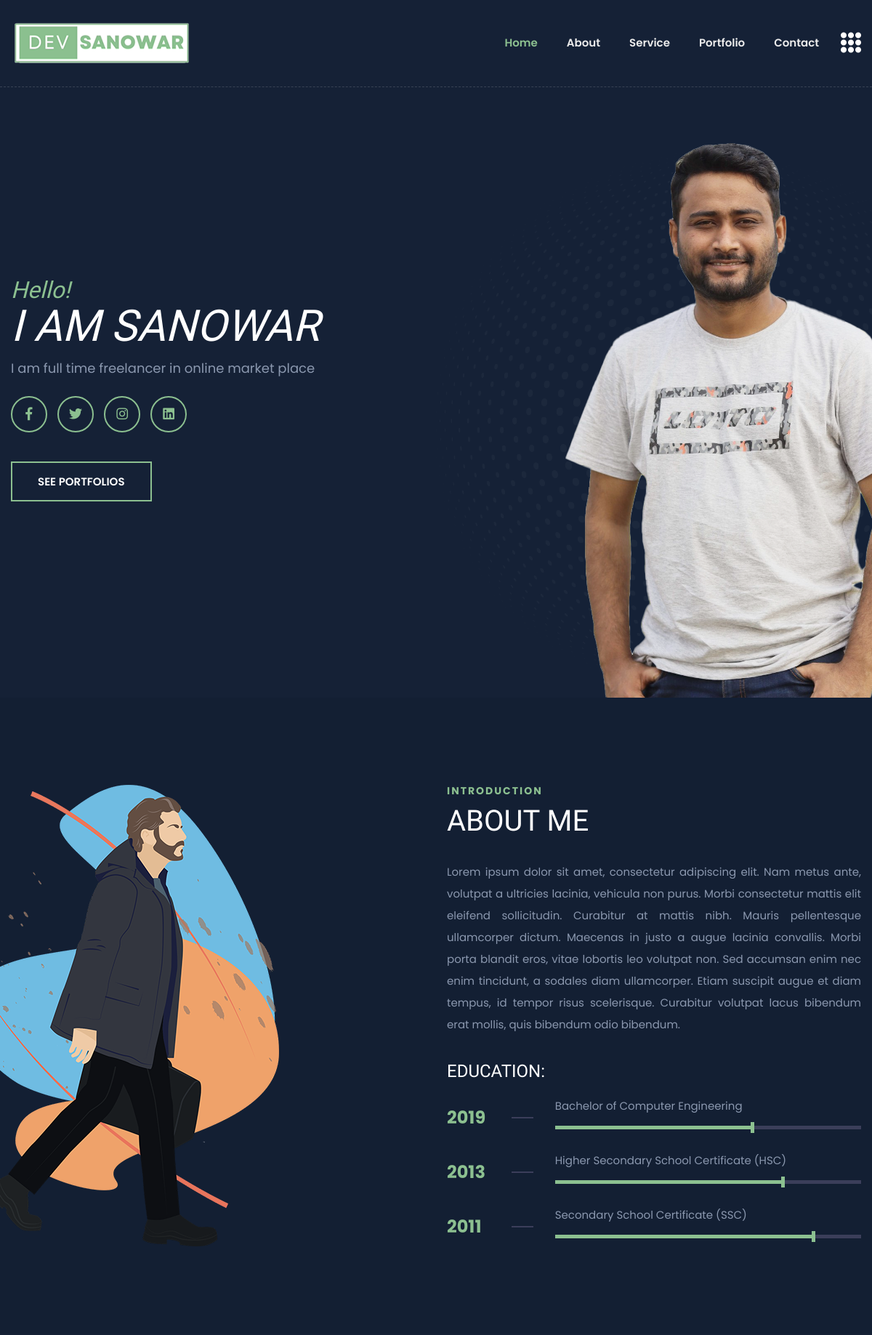
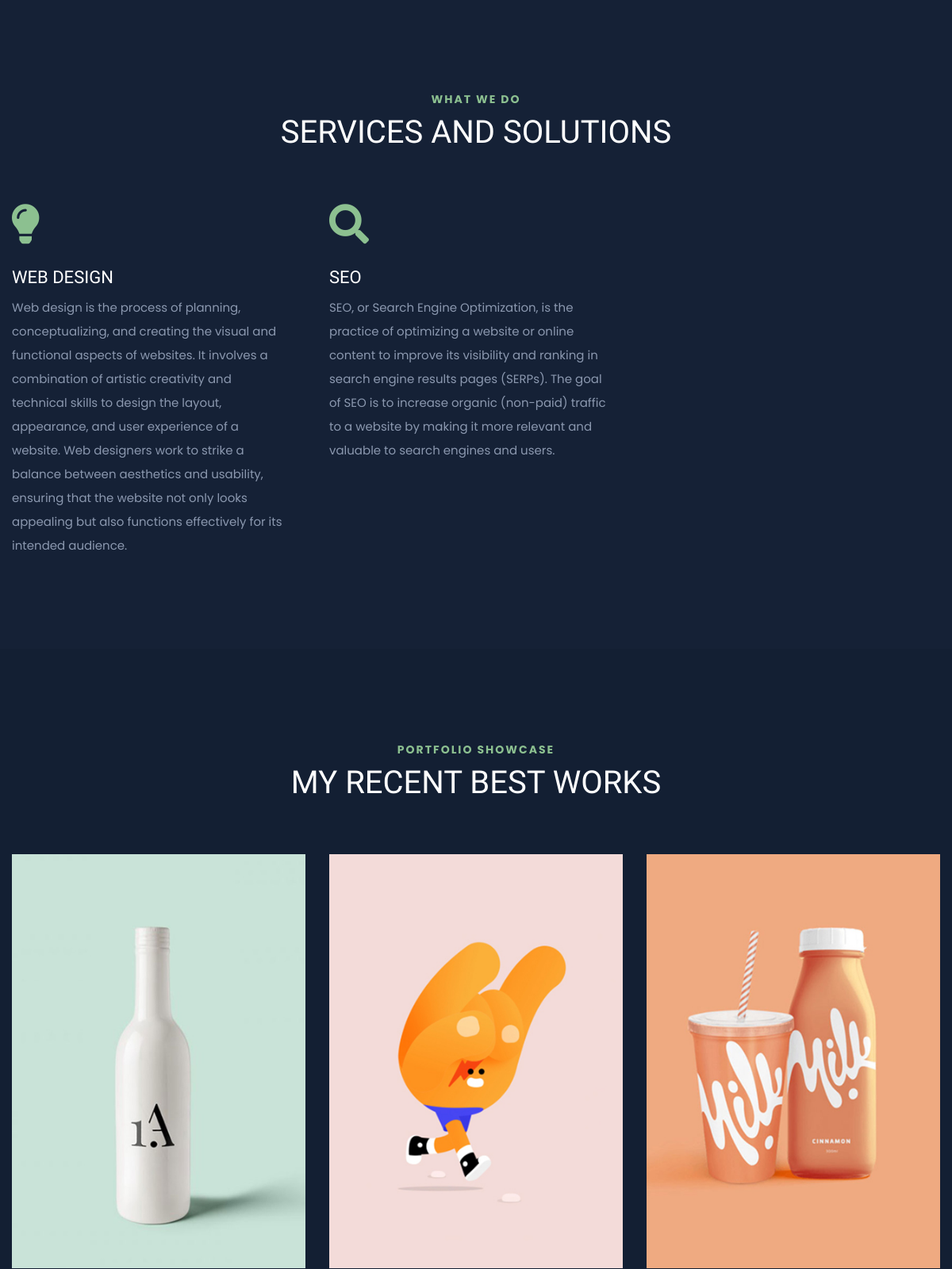
The page / (upper part) on the database its author committed (2 pictures, top to bottom).
### tables this page shows
CREATE TABLE `pro_logos` (
  `id` int(11) NOT NULL,
  `logo_image` varchar(100) NOT NULL
);

CREATE TABLE `pro_banners` (
  `id` int(11) NOT NULL,
  `banner_title` varchar(255) NOT NULL,
  `banner_description` longtext NOT NULL,
  `facebook_url` varchar(100) NOT NULL,
  `instagram_url` varchar(100) NOT NULL,
  `linkedin_url` varchar(100) NOT NULL,
  `twitter_url` varchar(100) NOT NULL,
  `portfolio_url` varchar(100) NOT NULL,
  `banner_image` varchar(100) NOT NULL DEFAULT 'banner_person_image.jpg'
);

CREATE TABLE `pro_abouts` (
  `id` int(11) NOT NULL,
  `about_description` text NOT NULL,
  `ssc_passing_year` varchar(100) NOT NULL,
  `ssc_certificate_name` varchar(255) NOT NULL,
  `ssc_grade` varchar(100) NOT NULL,
  `hsc_passing_year` varchar(100) NOT NULL,
  `hsc_certificate_name` varchar(255) NOT NULL,
  `hsc_grade` varchar(100) NOT NULL,
  `honors_passing_year` varchar(100) NOT NULL,
  `honors_certificate_name` varchar(255) NOT NULL,
  `honors_grade` varchar(100) NOT NULL,
  `about_image` varchar(100) NOT NULL,
  `about_status` varchar(100) NOT NULL
);

CREATE TABLE `pro_services` (
  `id` int(11) NOT NULL,
  `service_title` varchar(255) NOT NULL,
  `service_description` text NOT NULL,
  `service_icon` varchar(100) NOT NULL,
  `service_status` varchar(100) NOT NULL
);

CREATE TABLE `pro_portfolio_categories` (
  `id` int(11) NOT NULL,
  `category_name` varchar(200) NOT NULL,
  `category_slug` varchar(100) NOT NULL,
  `category_status` varchar(100) NOT NULL
);

CREATE TABLE `pro_portfolios` (
  `id` int(11) NOT NULL,
  `category_id` int(11) NOT NULL,
  `portfolio_title` varchar(250) NOT NULL,
  `portfolio_slug` varchar(250) NOT NULL,
  `portfolio_description` text NOT NULL,
  `portfolio_image` varchar(255) NOT NULL,
  `portfolio_status` varchar(100) NOT NULL
);

### index.php (the view, shortened to what this page needs)
<?php
require_once('frontend/header.php');
require_once('config/db.php');
?>
            <section id="home" class="banner-area banner-bg fix">
                <div class="container">
                    <div class="row align-items-center">
                    <?php
                        $select_banner_image_query = "SELECT * FROM pro_banners";
                        $select_banner_query_run = mysqli_query($db_con, $select_banner_image_query);
                    ?>
                    <?php foreach($select_banner_query_run as $banner_item) : ?>
                        <div class="col-xl-7 col-lg-6">
                            <div class="banner-content">
                                <h6 class="wow fadeInUp" data-wow-delay="0.2s"><?php echo strtok($banner_item['banner_title'], " "); ?></h6>
                                <h2 class="wow fadeInUp" data-wow-delay="0.4s"><?php echo substr(strstr($banner_item['banner_title']," "), 1);?></h2>
                                <p class="wow fadeInUp" data-wow-delay="0.6s"><?php echo $banner_item['banner_description']?></p>
                                <div class="banner-social wow fadeInUp" data-wow-delay="0.8s">
                                    <ul>
                                        <li><a href="<?php echo $banner_item['facebook_url']?>"><i class="fab fa-facebook-f"></i></a></li>
                                        <li><a href="<?php echo $banner_item['twitter_url']?>"><i class="fab fa-twitter"></i></a></li>
                                        <li><a href="<?php echo $banner_item['instagram_url']?>"><i class="fab fa-instagram"></i></a></li>
                                        <li><a href="<?php echo $banner_item['linkedin_url']?>"><i class="fa-brands fa-linkedin"></i></a></li>
                                    </ul>
                                </div>
                                <a href="<?php echo $banner_item['portfolio_url']?>" class="btn wow fadeInUp" data-wow-delay="1s">SEE PORTFOLIOS</a>
                            </div>
                        </div>
                        <div class="col-xl-5 col-lg-6 d-none d-lg-block">
                            <div class="banner-img text-right">
                                <img src="<?php echo 'backend/assets/images/banner_photo/'.$banner_item['banner_image'];?>" alt="">
                            </div>
                        </div>
                        <?php endforeach;?>
                    </div>
                </div>
                <div class="banner-shape"><img src="frontend/assets/img/shape/dot_circle.png" class="rotateme" alt="img"></div>
            </section>
            <?php
                $view_about = "SELECT * FROM pro_abouts WHERE about_status = 'active'";
                $view_about_query_run = mysqli_query($db_con,$view_about);
                $after_fetch_assoc = mysqli_fetch_assoc($view_about_query_run);
            ?>
            <section id="about" class="about-area primary-bg pt-120 pb-120">
                <div class="container">
                    <div class="row align-items-center">
                        <div class="col-lg-6">
                            <div class="about-img">
                                <img src="backend/assets/images/about_photo/<?= $after_fetch_assoc['about_image']?>" title="me-01" alt="me-01">
                            </div>
                        </div>
                        <div class="col-lg-6 pr-90">
                            <div class="section-title mb-25">
                                <span>Introduction</span>
                                <h2>About Me</h2>
                            </div>
                            <div class="about-content">
                                <p><?= $after_fetch_assoc['about_description']?></p>
                                <h3>Education:</h3>
                            </div>
                            <div class="education">
                                <div class="year"><?= $after_fetch_assoc['honors_passing_year']?></div>
                                <div class="line"></div>
                                <div class="location">
                                    <span><?= $after_fetch_assoc['honors_certificate_name']?></span>
                                    <div class="progressWrapper">
                                        <div class="progress">
                                            <div class="progress-bar wow slideInLefts" data-wow-delay="0.2s" data-wow-duration="2s" role="progressbar" style="width: 65%;" aria-valuenow="<?= $after_fetch_assoc['honors_grade']?>" aria-valuemin="0" aria-valuemax="100"></div>
                                        </div>
                                    </div>
                                </div>
                            </div>
                            <div class="education">
                                <div class="year"><?= $after_fetch_assoc['hsc_passing_year']?></div>
                                <div class="line"></div>
                                <div class="location">
                                    <span><?= $after_fetch_assoc['hsc_certificate_name']?></span>
                                    <div class="progressWrapper">
                                        <div class="progress">
                                            <div class="progress-bar wow slideInLefts" data-wow-delay="0.2s" data-wow-duration="2s" role="progressbar" style="width: 75%;" aria-valuenow="<?= $after_fetch_assoc['hsc_grade']?>" aria-valuemin="0" aria-valuemax="100"></div>
                                        </div>
                                    </div>
                                </div>
                            </div>
                            <div class="education">
                                <div class="year"><?= $after_fetch_assoc['ssc_passing_year']?></div>
                                <div class="line"></div>
                                <div class="location">
                                    <span><?= $after_fetch_assoc['ssc_certificate_name']?></span>
                                    <div class="progressWrapper">
                                        <div class="progress">
                                            <div class="progress-bar wow slideInLefts" data-wow-delay="0.2s" data-wow-duration="2s" role="progressbar" style="width: 85%;" aria-valuenow="<?= $after_fetch_assoc['ssc_grade']?>" aria-valuemin="0"
                                                aria-valuemax="100"></div>
                                        </div>
                                    </div>
                                </div>
                            </div>
                        </div>
                    </div>
                </div>
            </section>
            <section id="service" class="services-area pt-120 pb-50">
				<div class="container">
                    <div class="row justify-content-center">
                        <div class="col-xl-6 col-lg-8">
                            <div class="section-title text-center mb-70">
                                <span>WHAT WE DO</span>
                                <h2>Services and Solutions</h2>
                            </div>
                        </div>
                    </div>
                    <?php
                        $service_select_query="SELECT * FROM pro_services WHERE service_status='active' ";
                        $service_query_run=mysqli_query($db_con, $service_select_query);
                    ?>
					<div class="row">
                        <?php foreach($service_query_run as $service_item) :?>
						<div class="col-lg-4 col-md-6">
							<div class="icon_box_01 wow fadeInLeft" data-wow-delay="0.2s">
                                <i class="<?= $service_item['service_icon']?>"></i>
								<h3><?= $service_item['service_title']?></h3>
								<p>
                                <?= $service_item['service_description']?>
								</p>
							</div>
						</div>
                        <?php endforeach;?>
					</div>
				</div>
			</section>
            <?php
            $view_all_portfolio = "SELECT pro_portfolio_categories.category_name,pro_portfolios.portfolio_title,pro_portfolios.id,pro_portfolios.portfolio_image FROM pro_portfolio_categories INNER JOIN pro_portfolios ON pro_portfolio_categories.id=pro_portfolios.category_id WHERE portfolio_status = 'active'";
            $vew_portfolio_query_run = mysqli_query($db_con, $view_all_portfolio);
            ?>
            <section id="portfolio" class="portfolio-area primary-bg pt-120 pb-90">
                <div class="container">
                    <div class="row justify-content-center">
                        <div class="col-xl-6 col-lg-8">
                            <div class="section-title text-center mb-70">
                                <span>Portfolio Showcase</span>
                                <h2>My Recent Best Works</h2>
                            </div>
                        </div>
                    </div>
                    <div class="row">
                        <?php foreach($vew_portfolio_query_run as $portfolio_items) : ?>
                        <div class="col-lg-4 col-md-6 pitem">
                            <div class="speaker-box">
								<div class="speaker-thumb">
									<img src="backend/assets/images/portfolio_photo/<?= $portfolio_items['portfolio_image']; ?>" alt="img">
								</div>
							</div>
                        </div>
                        <?php endforeach;?>
                    </div>
                </div>
            </section>
<?php
require_once('frontend/footer.php');
?>

### frontend/header.php (shortened to what this page needs)
<?php
require_once('config/db.php');
?>
<!doctype html>
<html class="no-js" lang="en">
<head>
        <link rel="stylesheet" href="https://cdnjs.cloudflare.com/ajax/libs/font-awesome/6.4.2/css/all.min.css">
        <link rel="stylesheet" href="frontend/assets/css/bootstrap.min.css">
        <link rel="stylesheet" href="frontend/assets/css/animate.min.css">
        <link rel="stylesheet" href="frontend/assets/css/magnific-popup.css">
        <link rel="stylesheet" href="frontend/assets/css/fontawesome-all.min.css">
        <link rel="stylesheet" href="frontend/assets/css/flaticon.css">
        <link rel="stylesheet" href="frontend/assets/css/slick.css">
        <link rel="stylesheet" href="frontend/assets/css/aos.css">
        <link rel="stylesheet" href="frontend/assets/css/default.css">
        <link rel="stylesheet" href="frontend/assets/css/style.css">
        <link rel="stylesheet" href="frontend/assets/css/responsive.css">
    </head>
    <body class="theme-bg">
        <?php
        $view_logo = "SELECT * FROM pro_logos";
        $view_logo_query_run = mysqli_query($db_con, $view_logo);
        $logo_fetch_assoc = mysqli_fetch_assoc($view_logo_query_run);
        ?>
        <header>
            <div id="header-sticky" class="transparent-header">
                <div class="container">
                    <div class="row">
                        <div class="col-xl-12">
                            <div class="main-menu">
                                <nav class="navbar navbar-expand-lg">
                                    <a href="index.php" class="navbar-brand logo-sticky-none"><img src="backend/assets/images/logo/<?=$logo_fetch_assoc['logo_image'];?>" alt="Logo"></a>
                                    <div class="collapse navbar-collapse" id="navbarNav">
                                        <ul class="navbar-nav ml-auto">
                                            <li class="nav-item active"><a class="nav-link" href="index.php?section=#home">Home</a></li>
                                            <li class="nav-item"><a class="nav-link" href="index.php?section=#about">about</a></li>
                                            <li class="nav-item"><a class="nav-link" href="index.php?section=#service">service</a></li>
                                            <li class="nav-item"><a class="nav-link" href="index.php?section=#portfolio">portfolio</a></li>
                                            <li class="nav-item"><a class="nav-link" href="index.php?section=#contact">Contact</a></li>
                                        </ul>
                                    </div>
                                    <div class="header-btn">
                                        <a href="#" class="off-canvas-menu menu-tigger"><i class="flaticon-menu"></i></a>
                                    </div>
                                </nav>
                            </div>
                        </div>
                    </div>
                </div>
            </div>
                <?php
                    $select_social_info = "SELECT * FROM pro_banners";
                    $select_social_info_query_run = mysqli_query($db_con, $select_social_info);
                ?>
        </header>
        <main>

### frontend/assets/css/default.css (style rules this page uses)
.mb-25 { margin-bottom: 25px; }
.mb-70 { margin-bottom: 70px; }
.pt-120 { padding-top: 120px; }
.pb-50 { padding-bottom: 50px; }
.pb-90 { padding-bottom: 90px; }
.pb-120 { padding-bottom: 120px; }
.pr-90 { padding-right: 90px; }
.theme-bg { background: #152136; }
.primary-bg { background: #131f33; }

### frontend/assets/css/responsive.css (style rules this page uses)
@media (min-width: 1200px) and (max-width: 1500px) { .banner-shape { right: -145px; } }
@media (min-width: 992px) and (max-width: 1200px) { .banner-content h6 { font-size: 32px; } }
@media (min-width: 992px) and (max-width: 1200px) { .banner-content h2 { font-size: 60px; } }
@media (min-width: 992px) and (max-width: 1200px) { .banner-shape { right: -155px; } }
@media (min-width: 992px) and (max-width: 1200px) { .header-btn a.off-canvas-menu { margin-left: 0; display: inline-block; } }
@media (min-width: 992px) and (max-width: 1200px) { .about-img { margin-left: -65px; } }
@media (min-width: 992px) and (max-width: 1200px) { .banner-content p { font-size: 18px; padding-right: 0; } }
@media (min-width: 992px) and (max-width: 1200px) { .about-area .col-lg-6.pr-90 { padding-right: 15px; } }
@media (min-width: 992px) and (max-width: 1200px) { .icon_box_01 { padding-left: 0; } }
@media (min-width: 992px) and (max-width: 1200px) { .icon_box_01 i { position: unset; margin-bottom: 30px; } }

### rows shown on the page
pro_logos: logo_image (picture)
pro_banners: banner_title "Hello!", banner_title "I AM SANOWAR", banner_description "I am full time freelancer in online market place", banner_image (picture)
pro_abouts: about_image (picture), about_description "Lorem ipsum dolor sit amet, consectetur adipiscing elit. Nam metus ante, volutpat a ultricies lacinia, vehicula non purus. Morbi consectetur mattis elit eleifend sollicitudin. Curabitur at mattis nibh. Mauris pellentesque ullamcorper dictum. Maecenas in justo a augue lacinia convallis. Morbi porta blandit eros, vitae lobortis leo volutpat non. Sed accumsan enim nec enim tincidunt, a sodales diam ullamcorper. Etiam suscipit augue et diam tempus, id tempor risus scelerisque. Curabitur volutpat lacus bibendum erat mollis, quis bibendum odio bibendum.", honors_passing_year "2019", honors_certificate_name "Bachelor of Computer Engineering", hsc_passing_year "2013", hsc_certificate_name "Higher Secondary School Certificate (HSC)", ssc_passing_year "2011", ssc_certificate_name "Secondary School Certificate (SSC)"
pro_services: service_title "WEB DESIGN", service_description "Web design is the process of planning, conceptualizing, and creating the visual and functional aspects of websites. It involves a combination of artistic creativity and technical skills to design the layout, appearance, and user experience of a website. Web designers work to strike a balance between aesthetics and usability, ensuring that the website not only looks appealing but also functions effectively for its intended audience."
pro_services: service_title "SEO", service_description "SEO, or Search Engine Optimization, is the practice of optimizing a website or online content to improve its visibility and ranking in search engine results pages (SERPs). The goal of SEO is to increase organic (non-paid) traffic to a website by making it more relevant and valuable to search engines and users."
pro_portfolio_categories: pro_portfolios.portfolio_image (picture)
pro_portfolio_categories: pro_portfolios.portfolio_image (picture)
pro_portfolio_categories: pro_portfolios.portfolio_image (picture)
